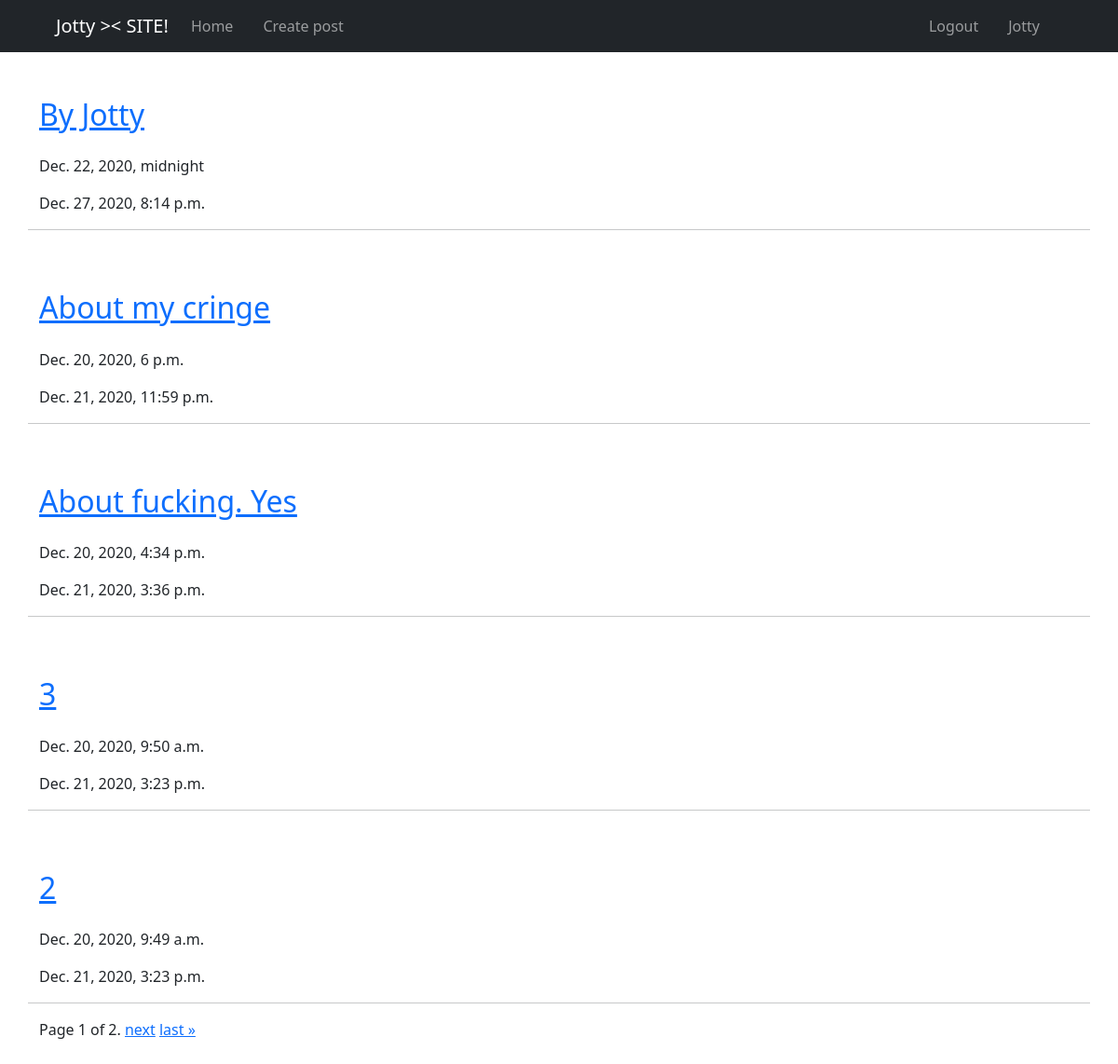
Screenshot of /all/ (signed in) with the database file from the repository.
### blog/models.py (models this page shows, shortened)
class Post(models.Model):
    title = models.CharField(
        max_length=255, default="Default title"
    )
    content = MarkdownxField(default="Default content")
    created_at = models.DateTimeField(auto_now_add=True)
    updated_at = models.DateTimeField(auto_now=True)
    views = models.IntegerField(default=0)
    is_published = models.BooleanField(default=False)
    author = models.ForeignKey(
        User,
        on_delete=models.SET_NULL,
        unique=False,
        null=True,
        default=None
    )
    category = models.ForeignKey('Category', default=None, null=True, on_delete=models.SET_NULL)
    class Meta:
        verbose_name = "Пост"
        verbose_name_plural = "Посты"
    def get_absolute_url(self):
        return f"/{self.id}"
    def body_summary(self):
        return markdownify(self.content[:300] + '...')

### blog/views.py (the view)
# urls.py: path('all/', ListPost.as_view(), name="list"),
class ListPost(ListView):
    paginate_by = 5
    template_name = "blog/list.html"
    model = Post
    def get_queryset(self):
        if not self.request.user.is_superuser:
            return super(ListPost, self).get_queryset().filter(is_published=True).order_by('-created_at')
        else:
            return super(ListPost, self).get_queryset().order_by('-created_at')

### templates/blog/list.html (shortened to what this page needs)
{% extends 'base.html' %}
{% block content %}
    <div class="container">
        {% for post in object_list %}
        <div class="row mt-5">
            <h2><a href="{{ post.get_absolute_url }}">{{ post.title }}</a></h2>
            <p>{{ post.created_at }}</p>
            <p>{{ post.updated_at }}</p>
            <hr>
        </div>
        {% endfor %}
        <div class="pagination" style="margin-bottom:25px">
            <span class="step-links">
                <span class="current">
                    Page {{ page_obj.number }} of {{ page_obj.paginator.num_pages }}.
                </span>
                {% if page_obj.has_next %}
                    <a href="?page={{ page_obj.next_page_number }}">next</a>
                    <a href="?page={{ page_obj.paginator.num_pages }}">last &raquo;</a>
                {% endif %}
            </span>
        </div>
    </div>
{% endblock %}

### templates/base.html (shortened to what this page needs)
<!doctype html>
<html lang="en">
<head>
    <link href="https://cdn.jsdelivr.net/npm/bootstrap@5.0.0-beta1/dist/css/bootstrap.min.css" rel="stylesheet">
</head>
<body>
    <nav class="navbar navbar-expand-lg navbar-dark bg-dark px-5">
        <div class="collapse navbar-collapse d-flex container" id="navbarSupportedContent">
            <a href="{% url 'blog:list' %}" class="navbar-brand d-flex flex-row">Jotty >< SITE!</a>
            <ul class="navbar-nav mr-auto" style="flex-direction: row; flex: 1;">
                <li class="nav-item active">
                    <a class="nav-link {% if not request.user.is_authenticated %} px-4 {% endif %}" href="{% url 'blog:list' %}">Home</a>
                </li>
                {% if request.user.is_authenticated %}
                <li class="nav-item active">
                    <a class="nav-link px-4" href="{% url 'blog:create' %}">Create post</a>
                </li>
                {% endif %}
            </ul>
            <ul class="navbar-nav mr-auto d-flex" style="flex-direction: row-reverse;">
                {% if request.user.is_authenticated %}
                    <li class="nav-item active"><span class="nav-link px-4">{{ request.user.username }}</span></li>
                    <li class="nav-item active">
                        <a href="{% url 'accounts:logout' %}" class="nav-link">Logout</a>
                    </li>
                {% endif %}
            </ul>
        </div>
    </nav>
    {% block content %}
    {% endblock %}
</body>
</html>

### rows the page displays
Post: title "By Jotty", created_at "Dec. 22, 2020, midnight", updated_at "Dec. 27, 2020, 8:14 p.m."
Post: title "About my cringe", created_at "Dec. 20, 2020, 6 p.m.", updated_at "Dec. 21, 2020, 11:59 p.m."
Post: title "About fucking. Yes", created_at "Dec. 20, 2020, 4:34 p.m.", updated_at "Dec. 21, 2020, 3:36 p.m."
Post: title "3", created_at "Dec. 20, 2020, 9:50 a.m.", updated_at "Dec. 21, 2020, 3:23 p.m."
Post: title "2", created_at "Dec. 20, 2020, 9:49 a.m.", updated_at "Dec. 21, 2020, 3:23 p.m."

### other values shown
{{ request.user.username }} "Jotty"
{{ page_obj.number }} "1"
{{ page_obj.paginator.num_pages }} "2"
